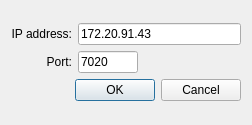
<?xml version="1.0" encoding="UTF-8"?>
<ui version="4.0">
 <class>Dialog</class>
 <widget class="QDialog" name="Dialog">
  <property name="geometry">
   <rect>
    <x>0</x>
    <y>0</y>
    <width>252</width>
    <height>125</height>
   </rect>
  </property>
  <property name="windowTitle">
   <string>MercuryiTC Address</string>
  </property>
  <layout class="QVBoxLayout" name="verticalLayout">
   <item>
    <layout class="QGridLayout" name="gridLayout">
     <item row="1" column="0" alignment="Qt::AlignRight">
      <widget class="QLabel" name="label_2">
       <property name="text">
        <string>Port:</string>
       </property>
       <property name="alignment">
        <set>Qt::AlignRight|Qt::AlignTrailing|Qt::AlignVCenter</set>
       </property>
      </widget>
     </item>
     <item row="0" column="1">
      <widget class="QLineEdit" name="lineEditIP">
       <property name="text">
        <string>172.20.91.43</string>
       </property>
      </widget>
     </item>
     <item row="0" column="0" alignment="Qt::AlignRight">
      <widget class="QLabel" name="label">
       <property name="text">
        <string>IP address:</string>
       </property>
       <property name="alignment">
        <set>Qt::AlignRight|Qt::AlignTrailing|Qt::AlignVCenter</set>
       </property>
      </widget>
     </item>
     <item row="2" column="0" colspan="2">
      <widget class="QDialogButtonBox" name="buttonBox">
       <property name="orientation">
        <enum>Qt::Horizontal</enum>
       </property>
       <property name="standardButtons">
        <set>QDialogButtonBox::Cancel|QDialogButtonBox::Ok</set>
       </property>
      </widget>
     </item>
     <item row="1" column="1">
      <widget class="QLineEdit" name="lineEditPort">
       <property name="sizePolicy">
        <sizepolicy hsizetype="Fixed" vsizetype="Fixed">
         <horstretch>0</horstretch>
         <verstretch>0</verstretch>
        </sizepolicy>
       </property>
       <property name="maximumSize">
        <size>
         <width>60</width>
         <height>16777215</height>
        </size>
       </property>
       <property name="text">
        <string>7020</string>
       </property>
      </widget>
     </item>
    </layout>
   </item>
  </layout>
 </widget>
 <resources/>
 <connections>
  <connection>
   <sender>buttonBox</sender>
   <signal>accepted()</signal>
   <receiver>Dialog</receiver>
   <slot>accept()</slot>
   <hints>
    <hint type="sourcelabel">
     <x>248</x>
     <y>254</y>
    </hint>
    <hint type="destinationlabel">
     <x>157</x>
     <y>274</y>
    </hint>
   </hints>
  </connection>
  <connection>
   <sender>buttonBox</sender>
   <signal>rejected()</signal>
   <receiver>Dialog</receiver>
   <slot>reject()</slot>
   <hints>
    <hint type="sourcelabel">
     <x>316</x>
     <y>260</y>
    </hint>
    <hint type="destinationlabel">
     <x>286</x>
     <y>274</y>
    </hint>
   </hints>
  </connection>
 </connections>
</ui>
